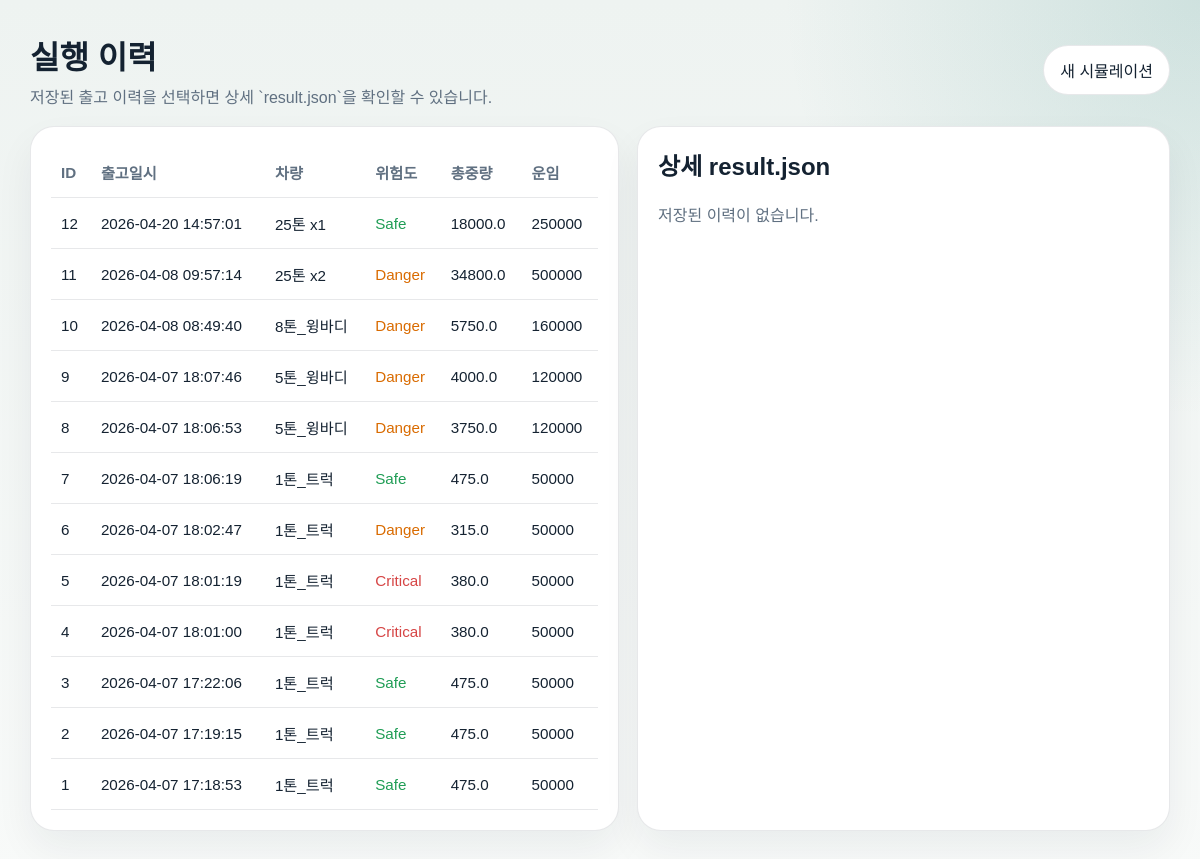
/history?id=17, run on an earlier commit of the app's database.
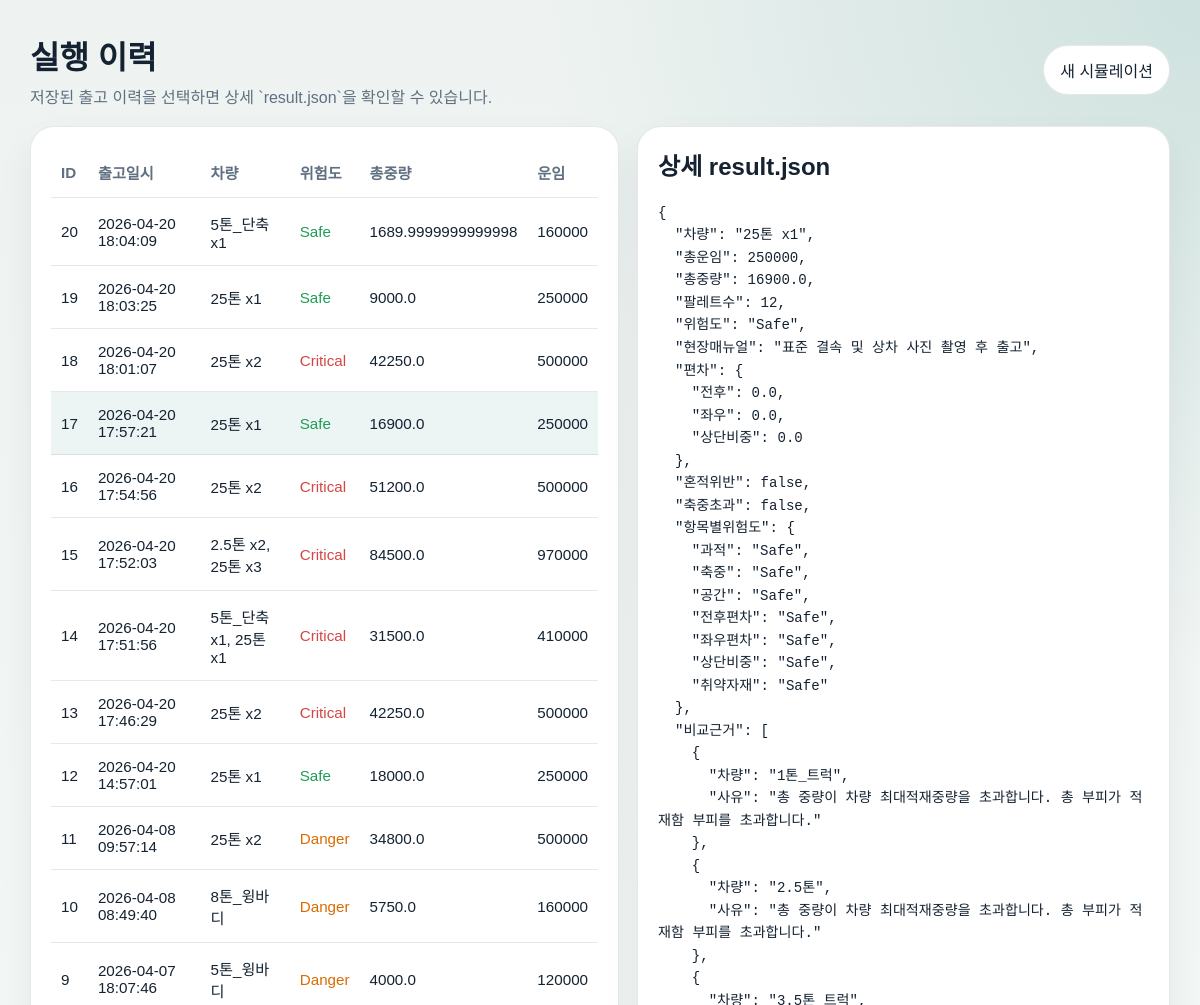
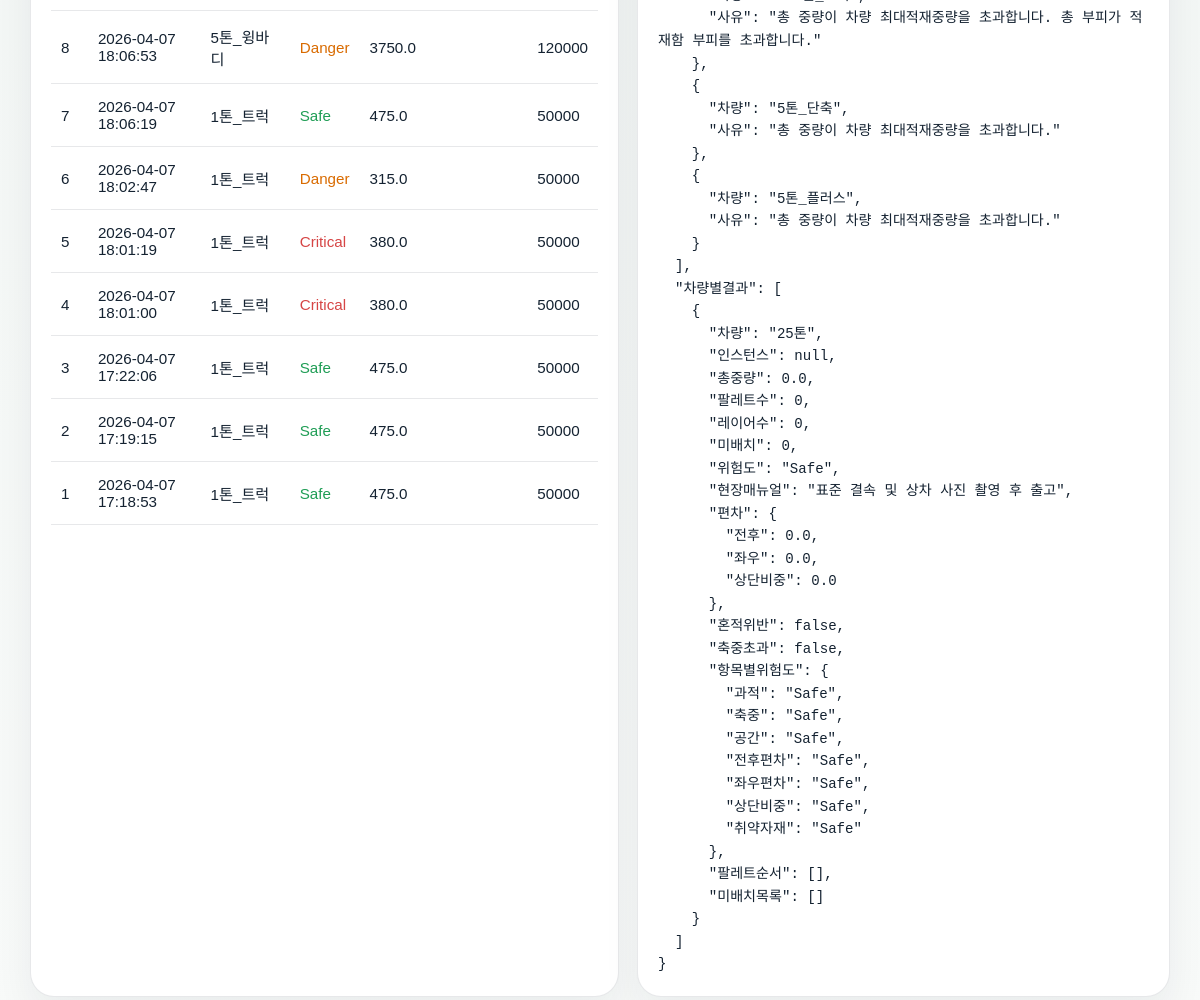
And on a later commit of the database (2 pictures, top to bottom).
### tables this page shows
CREATE TABLE history (
                id INTEGER PRIMARY KEY AUTOINCREMENT,
                created_at TEXT NOT NULL,
                vehicle_name TEXT NOT NULL,
                risk_level TEXT NOT NULL,
                total_weight REAL NOT NULL,
                freight_cost INTEGER NOT NULL,
                result_json TEXT NOT NULL
            );

### src/app.py (the view)
@app.get("/history")
def history() -> str:
    init_history_db()
    selected_id = request.args.get("id", type=int)
    with get_db_connection() as connection:
        rows = connection.execute(
            "SELECT id, created_at, vehicle_name, risk_level, total_weight, freight_cost, result_json FROM history ORDER BY id DESC"
        ).fetchall()
    selected_payload = None
    if selected_id is not None:
        for row in rows:
            if row["id"] == selected_id:
                selected_payload = json.loads(row["result_json"])
                break
    elif rows:
        selected_payload = json.loads(rows[0]["result_json"])
        selected_id = int(rows[0]["id"])
    return render_template(
        "history.html",
        rows=rows,
        selected_id=selected_id,
        selected_payload=selected_payload,
        selected_payload_text=(
            json.dumps(selected_payload, ensure_ascii=False, indent=2)
            if selected_payload is not None
            else None
        ),
    )

### src/app.py (called while the page is built)
def get_db_connection() -> sqlite3.Connection:
    connection = sqlite3.connect(DB_PATH)
    connection.row_factory = sqlite3.Row
    return connection

def init_history_db() -> None:
    DATA_DIR.mkdir(parents=True, exist_ok=True)
    with get_db_connection() as connection:
        connection.execute(
            """
            CREATE TABLE IF NOT EXISTS history (
                id INTEGER PRIMARY KEY AUTOINCREMENT,
                created_at TEXT NOT NULL,
                vehicle_name TEXT NOT NULL,
                risk_level TEXT NOT NULL,
                total_weight REAL NOT NULL,
                freight_cost INTEGER NOT NULL,
                result_json TEXT NOT NULL
            )
            """
        )
        connection.commit()

def risk_color(level: str) -> str:
    return {
        "Safe": "#1f9d55",
        "Caution": "#d9a404",
        "Danger": "#d96b00",
        "Critical": "#d64545",
    }.get(level, "#4a5568")

@app.context_processor
def inject_helpers() -> dict[str, object]:
    return {"risk_color": risk_color}

### src/templates/history.html (shortened to what this page needs)
<!doctype html>
<html lang="ko">
<head>
</head>
<body>
  <div class="shell">
    <div class="nav">
      <div>
        <h1 style="margin:0;">실행 이력</h1>
        <div style="color:var(--muted); margin-top:6px;">저장된 출고 이력을 선택하면 상세 `result.json`을 확인할 수 있습니다.</div>
      </div>
      <a href="{{ url_for('index') }}">새 시뮬레이션</a>
    </div>
    <div class="layout">
      <section class="panel">
        <table>
          <thead>
            <tr>
              <th>ID</th>
              <th>출고일시</th>
              <th>차량</th>
              <th>위험도</th>
              <th>총중량</th>
              <th>운임</th>
            </tr>
          </thead>
          <tbody>
            {% for row in rows %}
              <tr data-href="{{ url_for('history', id=row['id']) }}" class="{% if selected_id == row['id'] %}active{% endif %}">
                <td>{{ row["id"] }}</td>
                <td>{{ row["created_at"] }}</td>
                <td>{{ row["vehicle_name"] }}</td>
                <td style="color: {{ risk_color(row['risk_level']) }}">{{ row["risk_level"] }}</td>
                <td>{{ row["total_weight"] }}</td>
                <td>{{ row["freight_cost"] }}</td>
              </tr>
            {% endfor %}
          </tbody>
        </table>
      </section>
      <section class="panel">
        <h2 style="margin-top:0;">상세 result.json</h2>
        {% if selected_payload_text %}
          <pre>{{ selected_payload_text }}</pre>
        {% else %}
          <p style="color:var(--muted);">저장된 이력이 없습니다.</p>
        {% endif %}
      </section>
    </div>
  </div>
</body>
</html>

What changed in the data, as far as the page shows it:
added history: id "20", created_at "2026-04-20 18:04:09", vehicle_name "5톤_단축 x1", risk_level "Safe", total_weight "1689.9999999999998", freight_cost "160000"
added history: id "19", created_at "2026-04-20 18:03:25", vehicle_name "25톤 x1", risk_level "Safe", total_weight "9000.0", freight_cost "250000"
added history: id "18", created_at "2026-04-20 18:01:07", vehicle_name "25톤 x2", risk_level "Critical", total_weight "42250.0", freight_cost "500000"
added history: id "17", created_at "2026-04-20 17:57:21", vehicle_name "25톤 x1", risk_level "Safe", total_weight "16900.0", freight_cost "250000", result_json "{ \"차량\": \"25톤 x1\", \"총운임\": 250000, \"총중량\": 16900.0, \"팔레트수\": 12, \"위험도\": \"Safe\", \"현장매뉴얼\": \"표준 결속 및 상차 사진 촬영 후 출고\", \"편차\": { \"전후\": 0.0, \"좌우\": 0.0, \"상단비중\": 0.0 }, \"혼적위반\": false, \"축중초과\": false, \"항목별위험도\": { \"과적\": \"Safe\", \"축중\": \"Safe\", \"공간\": \"Safe\", \"전후편차\": \"Safe\", \"좌우편차\": \"Safe\", \"상단비중\": \"Safe\", \"취약자재\": \"Safe\" }, \"비교근거\": [ { \"차량\": \"1톤_트럭\", \"사유\": \"총 중량이 차량 최대적재중량을 초과합니다. 총 부피가 적재함 부피를 초과합니다.\" }, { \"차량\": \"2.5톤\", \"사유\": \"총 중량이 차량 최대적재중량을 초과합니다. 총 부피가 적재함 부피를 초과합니다.\" }, { \"차량\": \"3.5톤_트럭\", \"사유\": \"총 중량이 차량 최대적재중량을 초과합니다. 총 부피가 적재함 부피를 초과합니다.\" }, { \"차량\": \"5톤_단축\", \"사유\": \"총 중량이 차량 최대적재중량을 초과합니다.\" }, { \"차량\": \"5톤_플러스\", \"사유\": \"총 중량이 차량 최대적재중량을 초과합니다.\" } ], \"차량별결과\": [ { \"차량\": \"25톤\", \"인스턴스\": null, \"총중량\": 0.0,…"
added history: id "16", created_at "2026-04-20 17:54:56", vehicle_name "25톤 x2", risk_level "Critical", total_weight "51200.0", freight_cost "500000"
added history: id "15", created_at "2026-04-20 17:52:03", vehicle_name "2.5톤 x2, 25톤 x3", risk_level "Critical", total_weight "84500.0", freight_cost "970000"
added history: id "14", created_at "2026-04-20 17:51:56", vehicle_name "5톤_단축 x1, 25톤 x1", risk_level "Critical", total_weight "31500.0", freight_cost "410000"
added history: id "13", created_at "2026-04-20 17:46:29", vehicle_name "25톤 x2", risk_level "Critical", total_weight "42250.0", freight_cost "500000"
Also different on the page:
text no longer shown: "저장된 이력이 없습니다."
